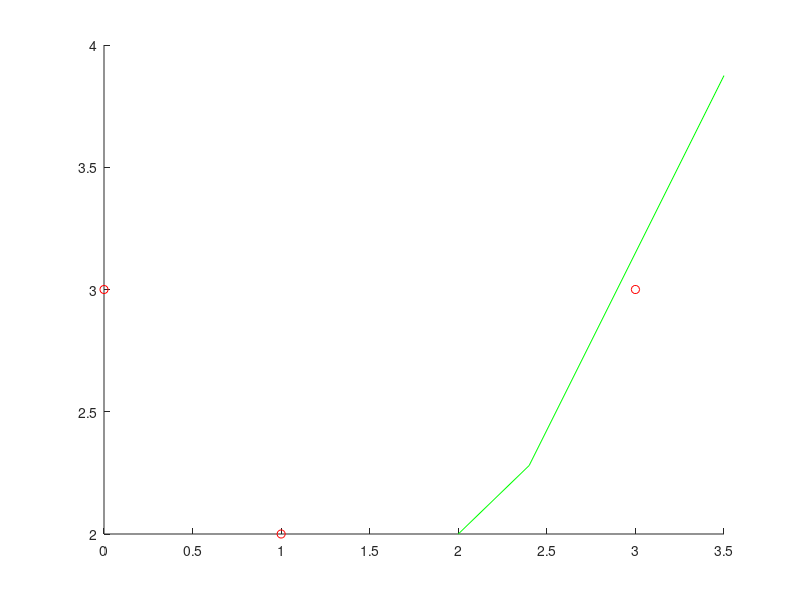

Reproduce this figure in MATLAB.
% --- Interpolación de Lagrange mediante polinomios interpolantes li---

% A partir de n+1 datos (xi, fxi) 0<=i<=n, la interpolación de Lagrange construye un
% polinomio de grado n que presenta estos valores. 


f = @(x) (3+x).*cos(pi/4*x).^2; %función conocida o a comparar con la interpolación
xi = [0 1 3];
%fi = [ ];
fi = f(xi); % si función conocida


x = [2 2.4 3.5]; %puntos en los que obtener evaluado el pol interpolador
p = 0*x; 

for i=1:length(xi) 
    li=0*x+1;

    for j=1:length(xi)
        if i ~= j
         li = li.*(x-xi(j))/(xi(i)-xi(j));
        end
    end

    p = p + fi(i)*li; 

end

hold on 
% plot(x,f(x),'b') %representar función 
plot(x,p,'g')
scatter(xi, fi, 'r')